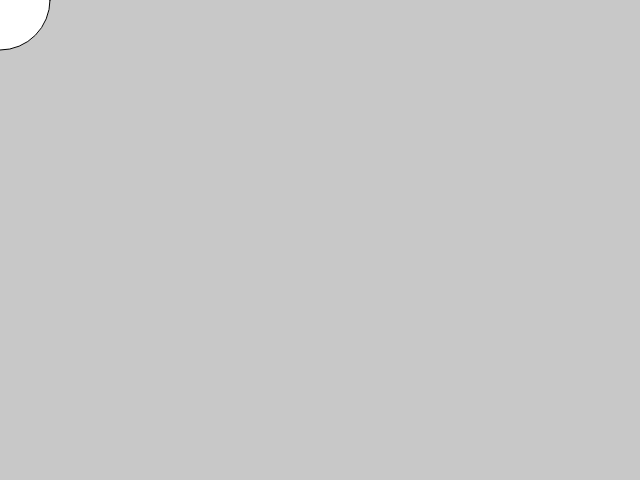
Frame 1 (no input)
Frame 60 (no input): identical to frame 1, image omitted
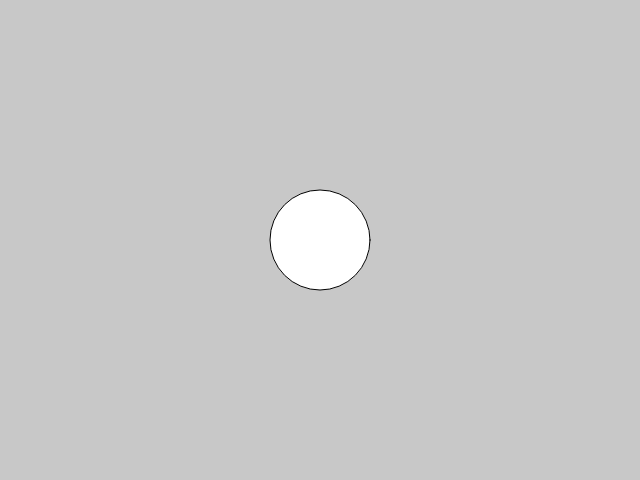
Frame 120 (the mouse pressed at the canvas centre since frame 60)

The p5.js sketch that drew these frames (run headless with seeded random() and noise() and a simulated clock; from frame 60 on, the mouse is pressed at the canvas centre):

// p5.js sketch
// ── sketch.js
function setup() {
  createCanvas( 640, 480);

}

function draw() {
  background(200);
  ellipse(mouseX, mouseY, 100, 100);
}
